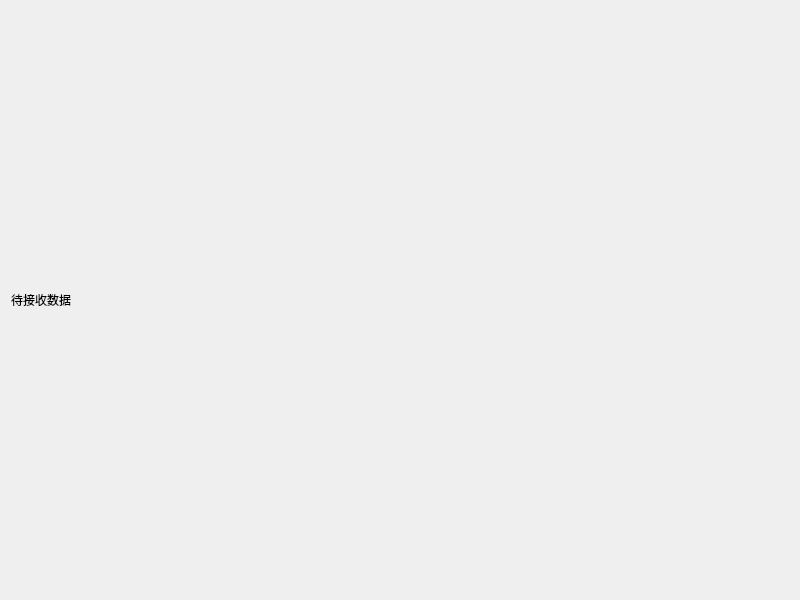
<?xml version="1.0" encoding="UTF-8"?>
<ui version="4.0">
 <class>Widget</class>
 <widget class="QWidget" name="Widget">
  <property name="geometry">
   <rect>
    <x>0</x>
    <y>0</y>
    <width>800</width>
    <height>600</height>
   </rect>
  </property>
  <property name="windowTitle">
   <string>Widget</string>
  </property>
  <layout class="QGridLayout" name="gridLayout">
   <item row="0" column="0">
    <widget class="QLabel" name="label">
     <property name="text">
      <string>待接收数据</string>
     </property>
    </widget>
   </item>
  </layout>
 </widget>
 <resources/>
 <connections/>
</ui>
